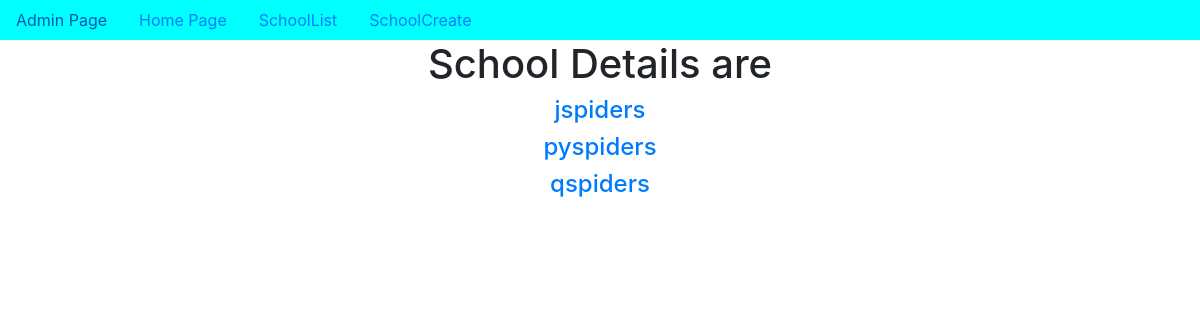
Page /SchoolList/ on the earlier database version.
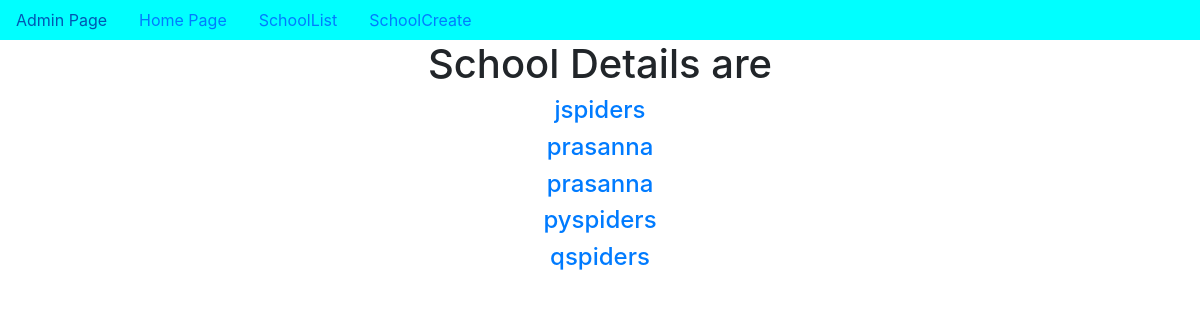
Same page on the later database version.
### app/models.py (models this page shows, shortened)
class School(models.Model):
    name=models.CharField(max_length=100)
    location=models.CharField(max_length=100)
    principal=models.CharField(max_length=100)

### app/views.py (the view)
# urls.py: path('SchoolList/', SchoolList.as_view(),name='SchoolList'),
class SchoolList(ListView):
    model=School
    context_object_name='schools'
    ordering=['name']

### templates/app/School_list.html (shortened to what this page needs)
{% extends 'app/dummy.html' %}
{% block body_block %}
<h1>School Details are</h1>
{% for sc in schools %}
        <a href="{{sc.pk}}"><h4>{{sc.name}}</h4></a>
{% endfor %}
{% endblock %}

### templates/app/dummy.html (shortened to what this page needs)
<!doctype html>
<html lang="en">
  <head>
    <link rel="stylesheet" href="https://cdn.jsdelivr.net/npm/bootstrap@4.6.2/dist/css/bootstrap.min.css">
  </head>
  <body>
    <center>
<nav class="nav" style="background-color: aqua;">
    <a href="{% url 'admin:index' %}" class="nav-link">Admin Page</a>
    <a href="{% url 'home' %}" class="nav-link">Home Page</a>
    <a href="{% url 'SchoolList' %}" class="nav-link">SchoolList</a>
    <a href="{% url 'SchoolCreate' %}" class="nav-link">SchoolCreate</a>
</nav>
{% block body_block %}
{% endblock %}
</center>
  </body>
</html>

Differences in the rows shown:
added School: name "prasanna"
added School: name "prasanna"
